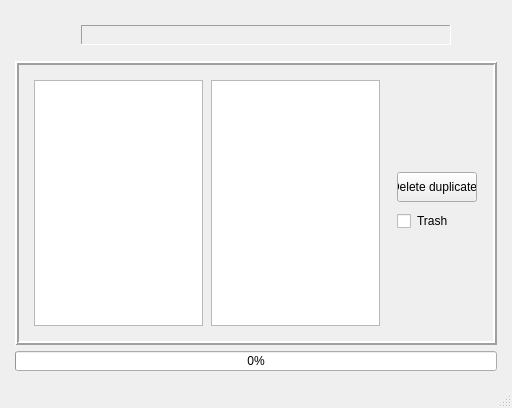
<?xml version="1.0" encoding="UTF-8"?>
<ui version="4.0">
 <class>MainWindow</class>
 <widget class="QMainWindow" name="MainWindow">
  <property name="geometry">
   <rect>
    <x>0</x>
    <y>0</y>
    <width>512</width>
    <height>408</height>
   </rect>
  </property>
  <property name="minimumSize">
   <size>
    <width>512</width>
    <height>408</height>
   </size>
  </property>
  <property name="windowTitle">
   <string>Duplicate searcher</string>
  </property>
  <property name="windowIcon">
   <iconset theme="QIcon::ThemeIcon::EditCopy"/>
  </property>
  <widget class="QWidget" name="centralwidget">
   <layout class="QVBoxLayout" name="verticalLayout">
    <property name="leftMargin">
     <number>15</number>
    </property>
    <property name="topMargin">
     <number>15</number>
    </property>
    <property name="rightMargin">
     <number>15</number>
    </property>
    <property name="bottomMargin">
     <number>15</number>
    </property>
    <item>
     <layout class="QHBoxLayout" name="horizontalLayout">
      <item>
       <widget class="QPushButton" name="openFolder">
        <property name="minimumSize">
         <size>
          <width>60</width>
          <height>40</height>
         </size>
        </property>
        <property name="maximumSize">
         <size>
          <width>60</width>
          <height>40</height>
         </size>
        </property>
        <property name="toolTip">
         <string>Open folder</string>
        </property>
        <property name="text">
         <string/>
        </property>
        <property name="icon">
         <iconset theme="folder-open"/>
        </property>
        <property name="iconSize">
         <size>
          <width>20</width>
          <height>20</height>
         </size>
        </property>
        <property name="flat">
         <bool>true</bool>
        </property>
       </widget>
      </item>
      <item>
       <widget class="QLabel" name="dirPath">
        <property name="minimumSize">
         <size>
          <width>0</width>
          <height>20</height>
         </size>
        </property>
        <property name="maximumSize">
         <size>
          <width>16777215</width>
          <height>20</height>
         </size>
        </property>
        <property name="toolTip">
         <string>directory path</string>
        </property>
        <property name="frameShape">
         <enum>QFrame::Shape::Panel</enum>
        </property>
        <property name="frameShadow">
         <enum>QFrame::Shadow::Sunken</enum>
        </property>
        <property name="text">
         <string/>
        </property>
       </widget>
      </item>
      <item>
       <widget class="QPushButton" name="update">
        <property name="minimumSize">
         <size>
          <width>40</width>
          <height>40</height>
         </size>
        </property>
        <property name="maximumSize">
         <size>
          <width>40</width>
          <height>40</height>
         </size>
        </property>
        <property name="toolTip">
         <string>Search duplicates</string>
        </property>
        <property name="text">
         <string/>
        </property>
        <property name="icon">
         <iconset theme="QIcon::ThemeIcon::EditFind"/>
        </property>
        <property name="flat">
         <bool>true</bool>
        </property>
       </widget>
      </item>
     </layout>
    </item>
    <item>
     <widget class="QStackedWidget" name="stackedWidget">
      <property name="styleSheet">
       <string notr="true">border-color: rgb(0, 0, 0);</string>
      </property>
      <property name="frameShape">
       <enum>QFrame::Shape::Box</enum>
      </property>
      <property name="frameShadow">
       <enum>QFrame::Shadow::Raised</enum>
      </property>
      <property name="lineWidth">
       <number>2</number>
      </property>
      <widget class="QWidget" name="stackedWidgetPage1">
       <layout class="QHBoxLayout" name="horizontalLayout_2">
        <property name="spacing">
         <number>8</number>
        </property>
        <property name="leftMargin">
         <number>15</number>
        </property>
        <property name="topMargin">
         <number>15</number>
        </property>
        <property name="rightMargin">
         <number>15</number>
        </property>
        <property name="bottomMargin">
         <number>15</number>
        </property>
        <item>
         <widget class="QTreeView" name="treeView"/>
        </item>
        <item>
         <widget class="QTableView" name="tableView"/>
        </item>
        <item>
         <widget class="QWidget" name="verticalWidget" native="true">
          <property name="minimumSize">
           <size>
            <width>90</width>
            <height>80</height>
           </size>
          </property>
          <property name="maximumSize">
           <size>
            <width>16777215</width>
            <height>80</height>
           </size>
          </property>
          <layout class="QVBoxLayout" name="verticalLayout_2">
           <item>
            <widget class="QPushButton" name="deleteAll">
             <property name="minimumSize">
              <size>
               <width>80</width>
               <height>30</height>
              </size>
             </property>
             <property name="maximumSize">
              <size>
               <width>16777215</width>
               <height>30</height>
              </size>
             </property>
             <property name="text">
              <string>Delete duplicates</string>
             </property>
            </widget>
           </item>
           <item>
            <widget class="QCheckBox" name="trash">
             <property name="minimumSize">
              <size>
               <width>80</width>
               <height>30</height>
              </size>
             </property>
             <property name="maximumSize">
              <size>
               <width>16777215</width>
               <height>30</height>
              </size>
             </property>
             <property name="text">
              <string>Trash</string>
             </property>
             <property name="icon">
              <iconset theme="QIcon::ThemeIcon::EditDelete"/>
             </property>
            </widget>
           </item>
          </layout>
         </widget>
        </item>
       </layout>
      </widget>
     </widget>
    </item>
    <item>
     <widget class="QProgressBar" name="progressBar">
      <property name="minimumSize">
       <size>
        <width>0</width>
        <height>20</height>
       </size>
      </property>
      <property name="maximumSize">
       <size>
        <width>16777215</width>
        <height>20</height>
       </size>
      </property>
      <property name="value">
       <number>0</number>
      </property>
     </widget>
    </item>
   </layout>
  </widget>
  <widget class="QMenuBar" name="menubar">
   <property name="geometry">
    <rect>
     <x>0</x>
     <y>0</y>
     <width>512</width>
     <height>17</height>
    </rect>
   </property>
  </widget>
  <widget class="QStatusBar" name="statusbar"/>
  <action name="actionOpen">
   <property name="icon">
    <iconset theme="QIcon::ThemeIcon::FolderOpen"/>
   </property>
   <property name="text">
    <string>Open folder</string>
   </property>
  </action>
 </widget>
 <resources/>
 <connections/>
</ui>
